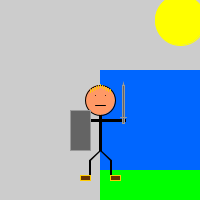
Frame 1 (no input)
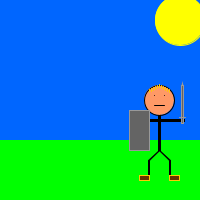
Frame 60 (the mouse pressed at the canvas centre just before this capture)
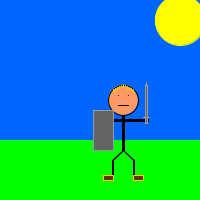
Frame 120 (the mouse held since frame 60 and released just before this capture)

The Processing sketch that drew these frames (run headless with seeded random() and noise(); from frame 60 on, the mouse is pressed at the canvas centre):

// Processing sketch: processing_14808
// ── processing_14808.pde

//a bouncing swordshman made into an object in the class of man

Man swordshman;

void setup() {
  size(200,200);
  smooth();
  swordshman = new Man(height/2,width/2,1,1);
}

void draw() {
//background  
 fill(0,102,255);
  stroke(0,102,255);
  rect(100,70,200,140);
  fill(0,255,0);
  stroke(0,255,0);
  rect(100,170,200,60);
  fill(255,255,0);
  stroke(255,255,0);  
  ellipse(180,20,50,50);
  stroke(0);
  swordshman.display();
  swordshman.move();
}
 
//create the swordshman
class Man {
//variables
  float x_position,y_position,xspeed,xdirection;
  
  Man(float tempX, float tempY, float tempXspeed, float tempXdirection) {
  x_position = tempX;
  y_position = tempY;
  xspeed = tempXspeed;
  xdirection = tempXdirection;
}

void display() {
  rectMode(CENTER);
//body
  fill(0);
  stroke(0);
  rect(x_position,y_position+30,2,40);
//head
  stroke(0);
  fill(255,153,102);
  ellipse(x_position,y_position,30,30);
//upper leg parts
  stroke(0);
  line(x_position,y_position+50,x_position-10,y_position+60);
  line(x_position,y_position+50,x_position-11,y_position+60);
  line(x_position,y_position+50,x_position+10,y_position+60);
  line(x_position,y_position+50,x_position+11,y_position+60);
  //lower leg parts
  line(x_position+11,y_position+60,x_position+11,y_position+80);
  line(x_position+10,y_position+60,x_position+10,y_position+80);
  line(x_position-11,y_position+60,x_position-11,y_position+80);
  line(x_position-10,y_position+60,x_position-10,y_position+80);
//arms
  fill(0);
  rect(x_position,y_position+20,50,2);
//eyes
  point(x_position-5,y_position-5);
  point(x_position+5,y_position-5);
//mouth
  line(x_position-5,y_position+5,x_position+5,y_position+5);
//sword
  fill(100,100,100);
  stroke(153,153,153);
  triangle(x_position+23,y_position-17,x_position+24,y_position-12,x_position+22,y_position-12);
  rect(x_position+23,y_position+4,2,38);
  line(x_position+20,y_position+17,x_position+26,y_position+17);
//shield
  fill(100,100,100);
  rect(x_position-20,y_position+30,20,40);
//hair
  stroke(255,204,0);
  line(x_position-10,y_position-8,x_position-10,y_position-11);
  line(x_position-8,y_position-9,x_position-8,y_position-12);
  line(x_position-6,y_position-10,x_position-6,y_position-13);
  line(x_position-4,y_position-11,x_position-4,y_position-14);
  line(x_position-2,y_position-12,x_position-2,y_position-15);
  line(x_position,y_position-13,x_position,y_position-16);
  line(x_position+2,y_position-12,x_position+2,y_position-15);
  line(x_position+4,y_position-11,x_position+4,y_position-14);
  line(x_position+6,y_position-10,x_position+6,y_position-13);
  line(x_position+8,y_position-9,x_position+8,y_position-12);
  line(x_position+10,y_position-8,x_position+10,y_position-11);
//shoes
  fill(102,51,0);
  rect(x_position-15,y_position+78,10,5);
  rect(x_position+15,y_position+78,10,5);
}
//make the swordshmn move
void move() {
  x_position = x_position + xspeed*xdirection;
//let the swordshman bounce
  if(x_position > width-30 || x_position <30) {
    xdirection=-xdirection;
  }
}
}
